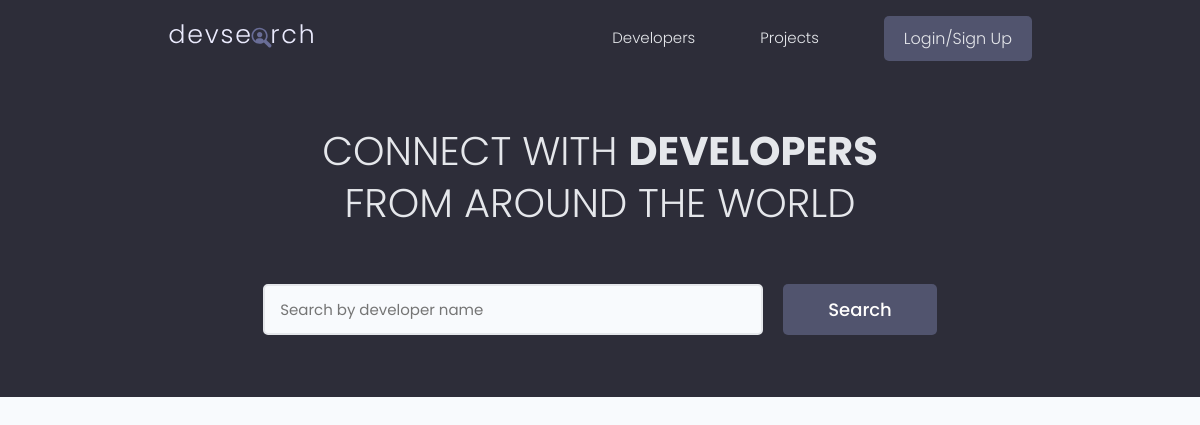
/, run on an earlier commit of the app's database.
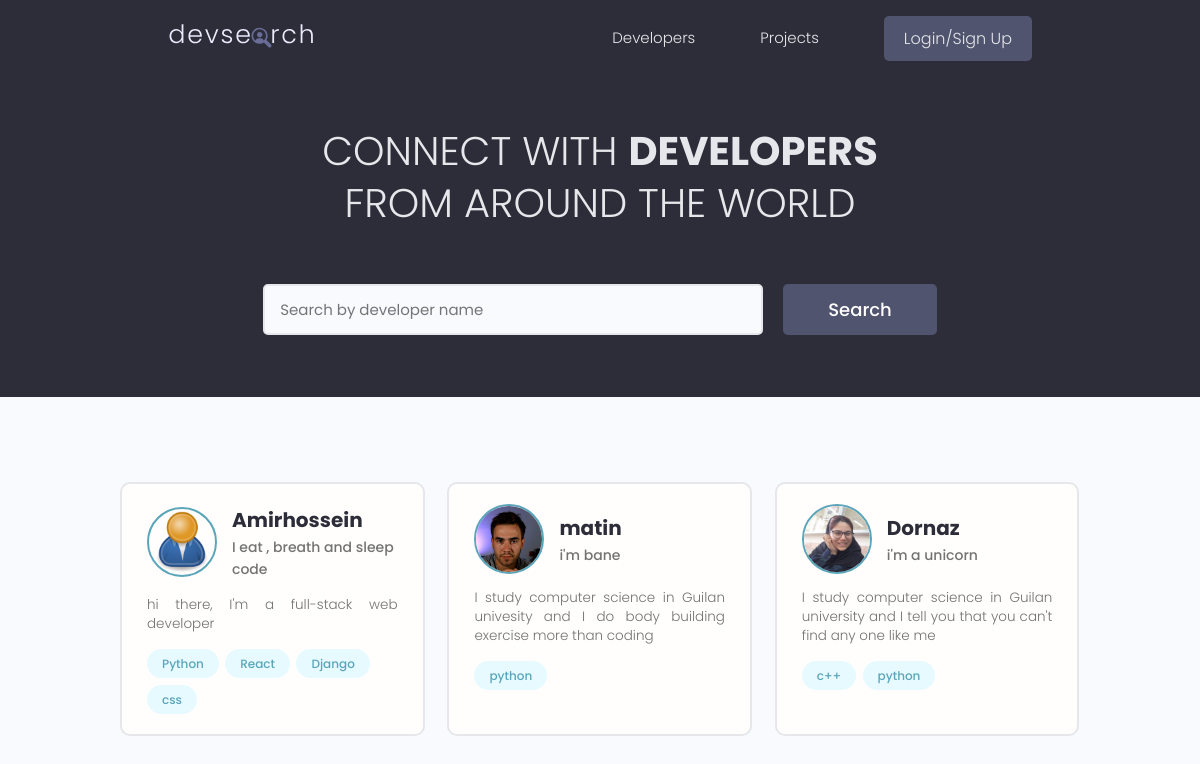
And on a later commit of the database.
### users/models.py (models this page shows, shortened)
class Profile(models.Model):
    user = models.OneToOneField(User, on_delete=models.CASCADE, null=True, blank=True)
    name = models.CharField(max_length=200, null=True, blank=True)
    email = models.EmailField(max_length=500, null=True, blank=True)
    username = models.CharField(max_length=200, null=True, blank=True)
    location = models.CharField(max_length=200, null=True, blank=True)
    short_intro = models.CharField(max_length=200, null=True, blank=True)
    bio = models.TextField(null=True, blank=True)
    profile_image = models.ImageField(default='profiles/user-default.png', upload_to='profiles/', null=True, blank=True)
    social_github = models.CharField(max_length=200, null=True, blank=True)
    social_linkedin = models.CharField(max_length=200, null=True, blank=True)
    social_twitter = models.CharField(max_length=200, null=True, blank=True)
    social_website = models.CharField(max_length=200, null=True, blank=True)
    created = models.DateTimeField(auto_now_add=True)
    id = models.UUIDField(default=uuid.uuid4, primary_key=True, unique=True, editable=False)

class Skill(models.Model):
    owner = models.ForeignKey(Profile, on_delete=models.CASCADE, null=True, blank=True)
    name = models.CharField(max_length=200, null=True, blank=True)
    description = models.TextField(null=True, blank=True)
    created = models.DateTimeField(auto_now_add=True)
    id = models.UUIDField(default=uuid.uuid4, primary_key=True, unique=True, editable=False)
    def __str__(self):
        return str(self.name)

### users/views.py (the view)
# urls.py: path('', views.profiles, name='profiles'),
def profiles(request):
    profiles = Profile.objects.all()
    context = {
        'profiles': profiles,
    }
    return render(request, 'users/profiles.html', context)

### users/templates/users/profiles.html (shortened to what this page needs)
{% extends 'base.html' %}
{% block content %}
<main class="home">
    <section class="hero-section text-center">
      <div class="container container--narrow">
        <div class="hero-section__box">
          <h2>CONNECT WITH <span>DEVELOPERS</span></h2>
          <h2>FROM AROUND THE WORLD</h2>
        </div>
        <div class="hero-section__search">
          <form class="form" action="#" method="get">
            <div class="form__field">
              <input class="input input--text" id="formInput#search" type="text" name="text"
                placeholder="Search by developer name" />
            </div>
            <input class="btn btn--sub btn--lg" type="submit" value="Search" />
          </form>
        </div>
      </div>
    </section>
    <section class="devlist">
      <div class="container">
        <div class="grid grid--three">
          {% for profile in profiles %}
            <div class="column card">
                <div class="dev">
                    <a href="{% url 'single-profile' profile.id %}" class="card__body">
                        <div class="dev__profile">
                            <img class="avatar avatar--md" src="{{profile.profile_image.url}}" alt="image" />
                            <div class="dev__meta">
                                <h3>{{profile.name}}</h3>
                                <h5>{{profile.short_intro|slice:"60"}}</h5>
                            </div>
                        </div>
                        <p class="dev__info">{{profile.bio|slice:"150"}}</p>
                        <div class="dev__skills">
                            {% for skill in profile.skill_set.all|slice:"5" %}
                            <span class="tag tag--pill tag--main">
                                <small>{{skill}}</small>
                            </span>
                            {% endfor %}
                        </div>
                    </a>
                </div>
            </div>
          {% endfor %}
        </div>
      </div>
    </section>
</main>
{% endblock content %}

### templates/base.html (shortened to what this page needs)
{% load static %}
<!DOCTYPE html>
<html lang="en">
<head>
  <link rel="stylesheet" href="https://cdn.iconmonstr.com/1.3.0/css/iconmonstr-iconic-font.min.css" />
  <link rel="stylesheet" href="{% static 'uikit/styles/uikit.css' %}" />
  <link rel="stylesheet" href="{% static 'styles/app.css' %}" />
</head>
<body>
  {% include 'includes/navbar.html' %}
  {% block content %}
  {% endblock content %}
</body>
</html>

### templates/includes/navbar.html (shortened to what this page needs)
{% load static %}
<header class="header">
    <div class="container container--narrow">
      <a href="{% url 'profiles' %}" class="header__logo">
        <img src="{% static 'images/logo.svg' %}" alt="DevSearch Logo" />
      </a>
      <nav class="header__nav">
        <ul class="header__menu">
          <li class="header__menuItem"><a href="{% url 'profiles' %}">Developers</a></li>
          <li class="header__menuItem"><a href="{% url 'projects' %}">Projects</a></li>
          {% if request.user.is_authenticated %}
          <li class="header__menuItem"><a href="{% url 'account' %}">Account</a></li>
          <li class="header__menuItem"><a href="{% url 'logout' %}" class="btn btn--sub">Logout</a></li>
          {% else %}
          <li class="header__menuItem"><a href="{% url 'login' %}" class="btn btn--sub">Login/Sign Up</a></li>
          {% endif %}
        </ul>
      </nav>
    </div>
  </header>

### static/styles/app.css (style rules this page uses)
:root { --color-sub: #2d2d39; }
.btn--sub { background-color: var(--color-sub-light); }
.card { border: 2px solid var(--color-light); }
img { width: 100%; }
.header { position: sticky; z-index: 111; background-color: var(--color-sub); padding: 1.5rem 0; }
.header > .container { display: flex; justify-content: space-between; align-items: center; }
.header__logo > img { height: 3.8rem; }
.header__nav > ul { display: inline-flex; align-items: center; list-style: none; gap: 6.5rem; }
.header__menuItem > a { color: var(--color-light); font-weight: 300; }
.hero-section { height: 40vh; display: flex; align-items: center; background-color: var(--color-sub); }
.hero-section__box { margin-bottom: 4rem; }
.hero-section__box > h2, .hero-section__box > h2 > span { font-size: 4rem; color: var(--color-light); line-height: 1.3; text-transform: uppercase; }
.hero-section__box > h2 { font-weight: 300; }
.hero-section__box > h2 > span { font-weight: 700; }
.hero-section__search > .form { display: flex; align-items: center; justify-content: center; gap: 2rem; }
.hero-section__search > .form input.input--text { width: 50rem; }
.devlist { margin-top: 8rem; }
.devlist .grid { align-items: stretch; }
.devlist .dev .dev__profile { display: flex; align-items: center; gap: 1.5rem; }
.devlist .dev .dev__meta h3 { color: var(--color-sub); font-size: 2rem; font-weight: 700; }
.devlist .dev .dev__meta h5 { color: var(--color-text); font-size: 1.4rem; font-weight: 500; }
.devlist .dev .dev__info { margin: 1.5rem 0; font-size: 1.35rem; line-height: 1.4; text-align: justify; }

### static/uikit/styles/modules/_variables.css (style rules this page uses)
:root { --color-main: #5aa5b9; --color-main-light: #e6faff; --color-sub: #3f4156; --color-sub-light: #51546e; --color-sub-lighter: #ededfd; --color-text: #737373; --color-gray: #8b8b8b; --color-light: #e5e7eb; --color-light-gray: #767676; --color-bg: #f8fafd; --color-white: #fffefd; --color-white-light: #f3f3f3; --color-success: #359e64; --color-success-bg: #def8e8; --color-error: #fc4b0b; --color-error-bg: #fff2ee; --font-base: 'Poppins', arial, helvetica, 'Segoe UI', roboto, ubuntu, sans-serif; --font-monospace: 'Fira Code', 'Courier New', courier, monospace; --font-regular: 300; --font-medium: 500; --font-bold: 700; --generic-shadow: 1px 1px 5px #00000010; --generic-transition: all 0.3s ease-in-out; }

### static/uikit/styles/modules/_base.css (style rules this page uses)
* { margin: 0; padding: 0; box-sizing: border-box; text-rendering: optimizeLegibility; color: inherit; font-size: inherit; }
html { font-size: 50%; }
@media only screen and (min-width: 480px) { html { font-size: 56.25%; } }
@media only screen and (min-width: 1200px) { html { font-size: 62.5%; } }
body { line-height: 1.6; font-weight: 400; font-size: 1.5rem; color: var(--color-text); background-color: var(--color-bg); min-height: 100vh; }

### static/uikit/styles/modules/_typography.css (style rules this page uses)
* { font-family: var(--font-base); }
h2 { font-size: 3.6rem; font-weight: var(--font-bold); }
h3 { font-size: 3.2rem; font-weight: var(--font-medium); }
h5 { font-size: 2.4rem; font-weight: var(--font-medium); }
h5, h6 { font-weight: var(--font-regular); }
p, span, strong { font-size: 1.6rem; color: var(--color-text); font-weight: var(--font-regular); }
a { padding-bottom: 2px; text-decoration: none; display: inline-block; color: var(--color-main); font-weight: var(--font-medium); }

### static/uikit/styles/modules/_utilities.css (style rules this page uses)
.container { width: 92%; max-width: 165rem; margin: 0 auto; box-sizing: border-box; }
.container--narrow { width: 92%; max-width: 120rem; }
@media screen and (min-width: 1000px) { .container { width: 90%; } }
@media screen and (min-width: 1000px) { .container--narrow { width: 85%; } }
@media screen and (min-width: 1200px) { .container { width: 80%; } }
@media screen and (min-width: 1200px) { .container--narrow { width: 72%; } }
.text-center { text-align: center; }

### static/uikit/styles/modules/_avatar.css (style rules this page uses)
.avatar { border-radius: 50%; border: 2px solid var(--color-main); object-fit: cover; }
.avatar--md { height: 7rem; width: 7rem; }

### static/uikit/styles/modules/_button.css (style rules this page uses)
.btn { display: inline-block; position: relative; cursor: pointer; background-color: var(--color-light); font-weight: var(--font-medium); color: var(--color-sub); text-decoration: none; padding: 1rem 2rem; border-radius: 0.5rem; border: none; width: -webkit-fit-content; width: -moz-fit-content; width: fit-content; height: -webkit-fit-content; height: -moz-fit-content; height: fit-content; font-size: 1.6rem; outline-width: 0; outline-color: transparent; -webkit-backface-visibility: hidden; backface-visibility: hidden; transition: all 0.3s ease-in-out; }
.btn--sub { background-color: var(--color-sub); color: var(--color-white); }
.btn--lg { font-size: 1.8rem; padding: 1.2rem 4.5rem; }

What changed in the data, as far as the page shows it:
added Profile: profile_image (placeholder picture), name "Amirhossein", short_intro "I eat , breath and sleep code", bio "hi there, I'm a full-stack web developer"
added Skill: name "Python", shown under "Amirhossein"
added Skill: name "React", shown under "Amirhossein"
added Skill: name "Django", shown under "Amirhossein"
added Skill: name "css", shown under "Amirhossein"
added Profile: profile_image (picture), name "matin", short_intro "i'm bane", bio "I study computer science in Guilan univesity and I do body building exercise more than coding"
added Skill: name "python", shown under "matin"
added Profile: profile_image (picture), name "Dornaz", short_intro "i'm a unicorn", bio "I study computer science in Guilan university and I tell you that you can't find any one like me"
added Skill: name "c++", shown under "Dornaz"
added Skill: name "python", shown under "Dornaz"
